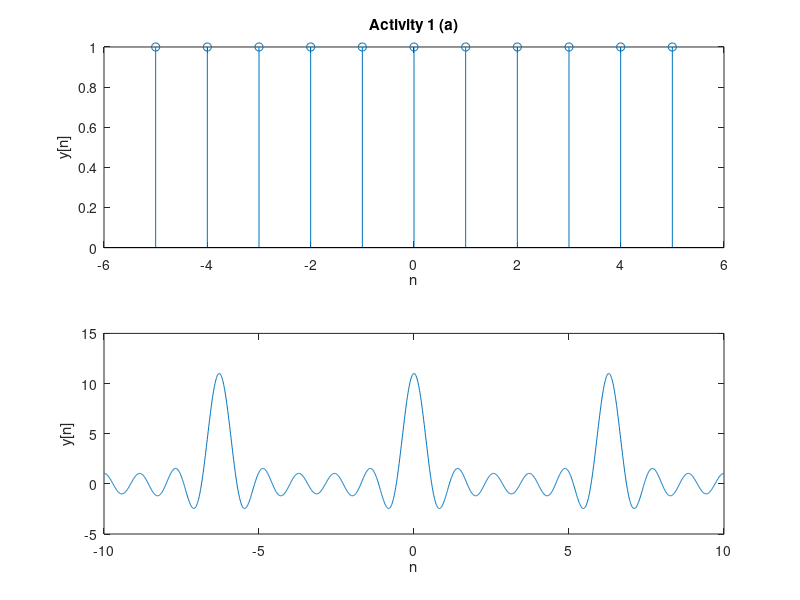

Reproduce this figure in MATLAB.
clc;
clear all;
n=-5:1:5;
w=-10:0.01:10;
x=[1 1 1 1 1 1 1 1 1 1 1];
subplot(2,1,1);
stem(n,x);
xlabel('n');
ylabel('y[n]');
title('Activity 1 (a)');
p=0;
q=0;
for n=-5:1:5;
    p=p+1;
    for w=-10:0.01:10
        q=q+1;
        x1(p,q)= exp(-j*w*n);
    end
    q=0;
end
x2=x*x1;
w=-10:0.01:10;
subplot(2,1,2);
plot(w,x2);
xlabel('n');
ylabel('y[n]');
